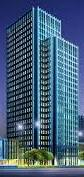
#> input picture day5 assessment/img1.jpeg, 84 x 177 px
$ python 'assessment 7.py'
#> lines starting #> are read from the running program, lines starting #| are printed output that depends on the picture
import cv2

import matplotlib.pyplot as plt

img = cv2. imread("img1.jpeg")
#> img is the input picture: shape (177, 84, 3); mean B, G, R 119.8, 94.9, 68.9

gray = cv2. cvtColor(img, cv2. COLOR_RGB2GRAY)
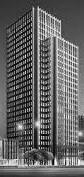
#> gray: shape (177, 84); min 1, max 254, mean 99.4

sift = cv2. SIFT_create()

kp, des = sift.detectAndCompute(gray, None)
#> kp = 151 keypoints; strongest (x, y, size): (20, 127, 4), (67, 164, 1.8), (38, 9, 1.8), (38, 124, 4.2)

sift_img = cv2. drawKeypoints (gray, kp, None)
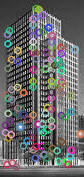
#> sift_img: shape (177, 84, 3); mean of channels 0, 1, 2 105.3, 104.7, 105.4; drawn as R, G, B

plt.subplot(1,2,1), plt.imshow(sift_img), plt.title("SIFT Features")
plt.axis("off")
plt. title("HOG Features (first 100)")
plt. show()

$ run again, with day5 assessment/img2.jpeg copied over day5 assessment/img1.jpeg
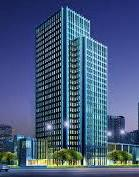
#> input picture day5 assessment/img2.jpeg, 139 x 177 px
#> img is the input picture: shape (177, 139, 3); mean B, G, R 124, 89.8, 69.3
#> `gray = cv2. cvtColor(img, cv2. COLOR_RGB2GRAY)`:
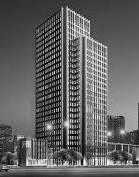
#> gray: shape (177, 139); min 1, max 251, mean 97.7
#> kp = 184 keypoints; strongest (x, y, size): (49, 127, 4.1), (67, 66, 1.8), (67, 72, 1.8), (28, 144, 4.1)
#> `sift_img = cv2. drawKeypoints (gray, kp, None)`:
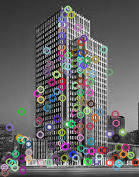
#> sift_img: shape (177, 139, 3); mean of channels 0, 1, 2 102.7, 101.3, 101.7; drawn as R, G, B

$ run again, with day5 assessment/image2.jpeg copied over day5 assessment/img1.jpeg
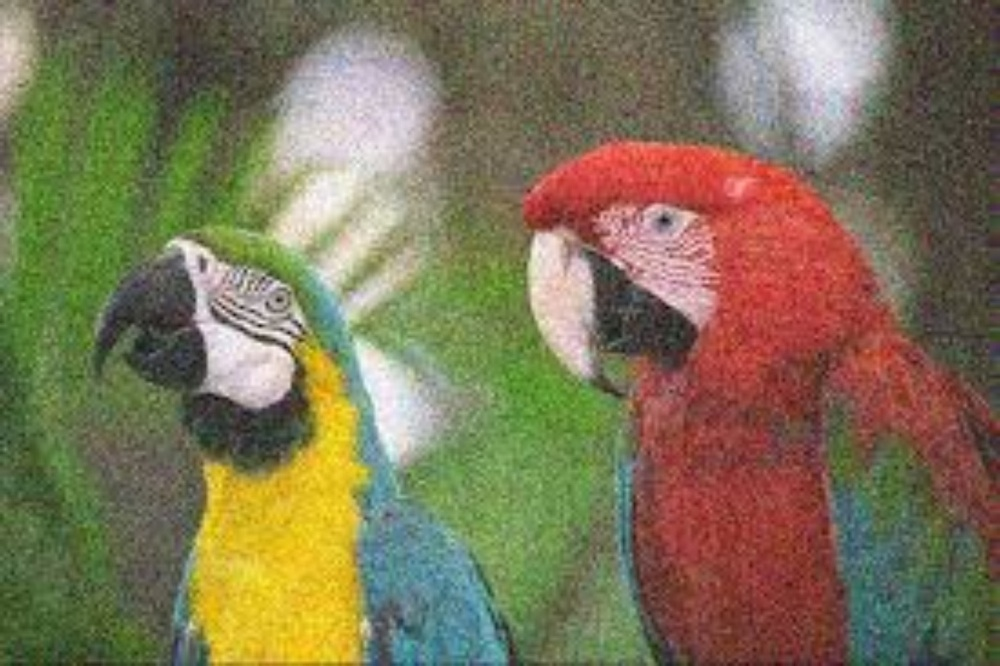
#> input picture day5 assessment/image2.jpeg, 1000 x 666 px, shrunk from 1380 x 919 before the run
#> img is the input picture: shape (666, 1000, 3); mean B, G, R 86.6, 116.5, 126.4
#> `gray = cv2. cvtColor(img, cv2. COLOR_RGB2GRAY)`:
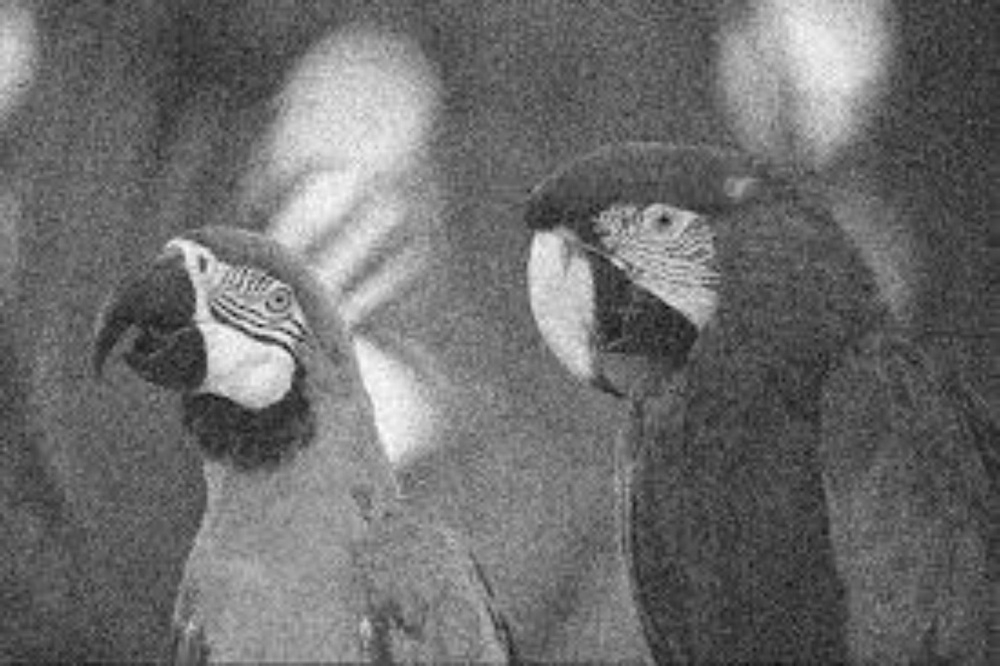
#> gray: shape (666, 1000); min 9, max 252, mean 108.7
#> kp = 2484 keypoints; strongest (x, y, size): (260, 326, 3.1), (246, 367, 49.4), (285, 346, 5), (289, 333, 3.3)
#> `sift_img = cv2. drawKeypoints (gray, kp, None)`:
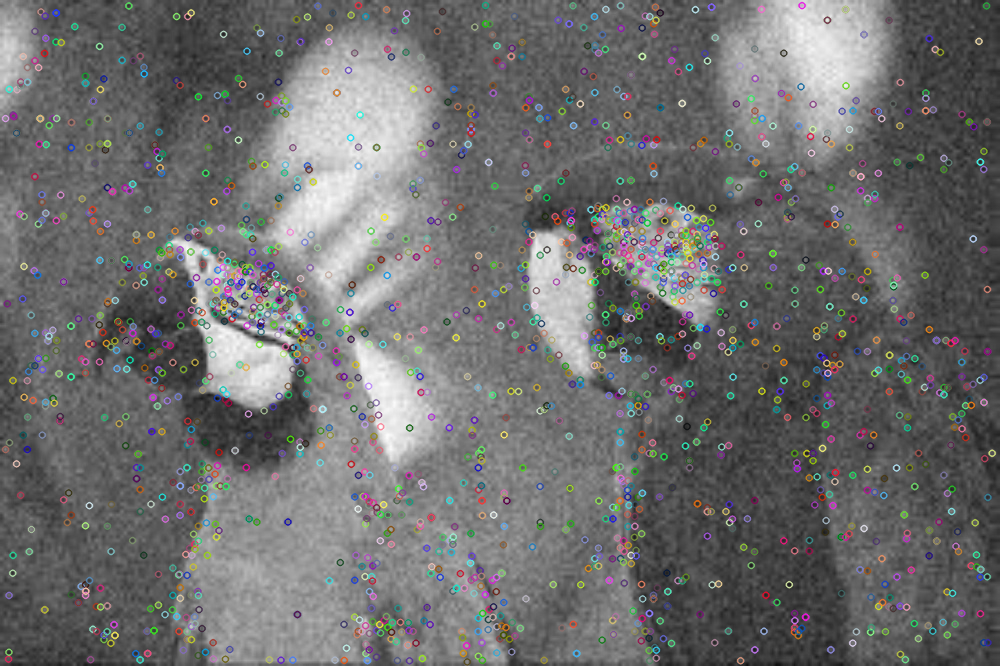
#> sift_img: shape (666, 1000, 3); mean of channels 0, 1, 2 109.9, 109.9, 109.8; drawn as R, G, B

$ run again, with day5 assessment/images.jpg copied over day5 assessment/img1.jpeg
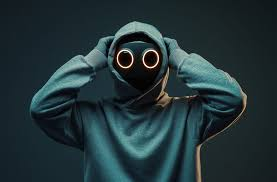
#> input picture day5 assessment/images.jpg, 277 x 182 px
#> img is the input picture: shape (182, 277, 3); mean B, G, R 56.5, 52.3, 34.5
#> `gray = cv2. cvtColor(img, cv2. COLOR_RGB2GRAY)`:
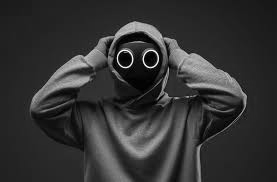
#> gray: shape (182, 277); min 0, max 255, mean 51.5
#> kp = 141 keypoints; strongest (x, y, size): (132, 27, 8.7), (114, 71, 2.5), (150, 58, 6.4), (77, 62, 9)
#> `sift_img = cv2. drawKeypoints (gray, kp, None)`:
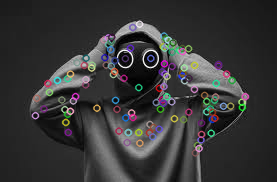
#> sift_img: shape (182, 277, 3); mean of channels 0, 1, 2 54.8, 54.4, 54.8; drawn as R, G, B
